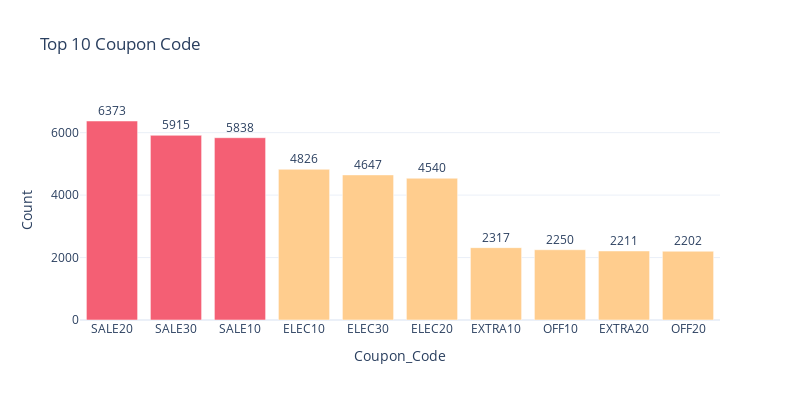

Notebook cell for this chart:
### Code cell
plot_top_categories(df, 'Coupon_Code', 'Top 10 Coupon Code')

### Figure 1 — Plotly figure (JSON) as saved in the notebook; plotly's stock layout.template omitted (floating-point values rounded to 4 significant figures)
{"data": [{"marker": {"color": ["#f45f74", "#f45f74", "#f45f74", "#ffcd8e", "#ffcd8e", "#ffcd8e", "#ffcd8e", "#ffcd8e", "#ffcd8e", "#ffcd8e"]}, "type": "bar", "x": ["SALE20", "SALE30", "SALE10", "ELEC10", "ELEC30", "ELEC20", "EXTRA10", "OFF10", "EXTRA20", "OFF20"], "y": [6373, 5915, 5838, 4826, 4647, 4540, 2317, 2250, 2211, 2202]}], "layout": {"annotations": [{"font": {"size": 12}, "showarrow": false, "text": "6373", "x": "SALE20", "xanchor": "center", "y": 6373, "yanchor": "bottom"}, {"font": {"size": 12}, "showarrow": false, "text": "5915", "x": "SALE30", "xanchor": "center", "y": 5915, "yanchor": "bottom"}, {"font": {"size": 12}, "showarrow": false, "text": "5838", "x": "SALE10", "xanchor": "center", "y": 5838, "yanchor": "bottom"}, {"font": {"size": 12}, "showarrow": false, "text": "4826", "x": "ELEC10", "xanchor": "center", "y": 4826, "yanchor": "bottom"}, {"font": {"size": 12}, "showarrow": false, "text": "4647", "x": "ELEC30", "xanchor": "center", "y": 4647, "yanchor": "bottom"}, {"font": {"size": 12}, "showarrow": false, "text": "4540", "x": "ELEC20", "xanchor": "center", "y": 4540, "yanchor": "bottom"}, {"font": {"size": 12}, "showarrow": false, "text": "2317", "x": "EXTRA10", "xanchor": "center", "y": 2317, "yanchor": "bottom"}, {"font": {"size": 12}, "showarrow": false, "text": "2250", "x": "OFF10", "xanchor": "center", "y": 2250, "yanchor": "bottom"}, {"font": {"size": 12}, "showarrow": false, "text": "2211", "x": "EXTRA20", "xanchor": "center", "y": 2211, "yanchor": "bottom"}, {"font": {"size": 12}, "showarrow": false, "text": "2202", "x": "OFF20", "xanchor": "center", "y": 2202, "yanchor": "bottom"}], "height": 400, "title": {"text": "Top 10 Coupon Code"}, "width": 800, "xaxis": {"title": {"text": "Coupon_Code"}}, "yaxis": {"title": {"text": "Count"}}}}
